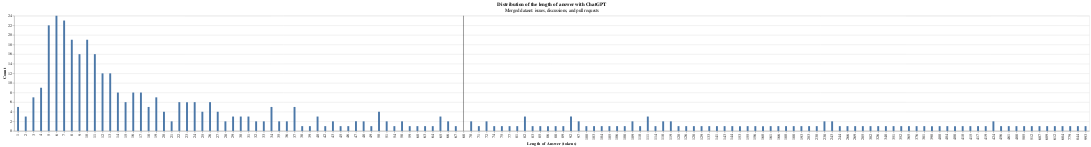

Notebook cell for this chart:
### Code cell
# Checking histogarm
inter_bar = alt.Chart(df_answer_count).mark_bar(size=5).encode(
    x=alt.X(
        "length_answer:N",
        title="Length of Answer (tokens)",
    ),
    y=alt.Y("count()", title="Count"),
).properties(
    title={
        "text": "Distribution of the length of answer with ChatGPT",
        "subtitle": "Merged dataset: issues, discussions, and pull requests"
    }
)

rule = alt.Chart(df_answer_count).mark_rule().encode(
    x=alt.X(
        'length_answer:N',
        aggregate="mean",
        type='nominal',
        axis=alt.Axis(format="2d")
    ),
)

alt.layer(inter_bar, rule)

### Figure 1 — Vega-Lite specification as saved in the notebook (floating-point values rounded to 4 significant figures; data arrays with more than 128 entries replaced by an {"elided": "..."} marker saying what was removed)
{"$schema": "https://vega.github.io/schema/vega-lite/v5.20.1.json", "config": {"view": {"continuousHeight": 300, "continuousWidth": 300}}, "data": {"name": "data-77dc675d5462e9d94786cb0458b4e4e5"}, "datasets": {"data-77dc675d5462e9d94786cb0458b4e4e5": {"elided": "426 records"}}, "layer": [{"encoding": {"x": {"field": "length_answer", "title": "Length of Answer (tokens)", "type": "nominal"}, "y": {"aggregate": "count", "title": "Count", "type": "quantitative"}}, "mark": {"size": 5, "type": "bar"}, "title": {"subtitle": "Merged dataset: issues, discussions, and pull requests", "text": "Distribution of the length of answer with ChatGPT"}}, {"encoding": {"x": {"aggregate": "mean", "axis": {"format": "2d"}, "field": "length_answer", "type": "nominal"}}, "mark": {"type": "rule"}}]}
